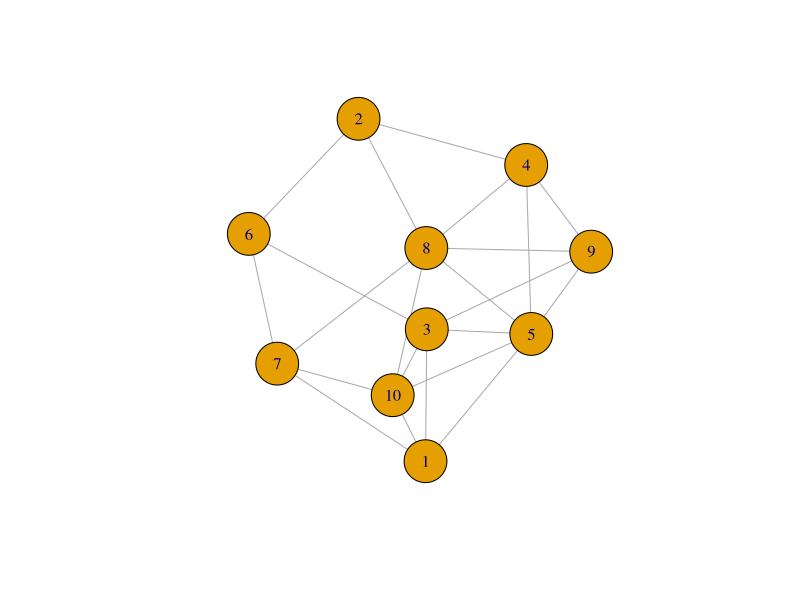

The R source for this figure:
## ---- chunk 1
knitr::opts_chunk$set(echo = FALSE)
library(igraph)
set.seed(420)
## ---- chunk 2
g <- erdos.renyi.game(10, 0.5)
plot(g, vertex.size = 25)
